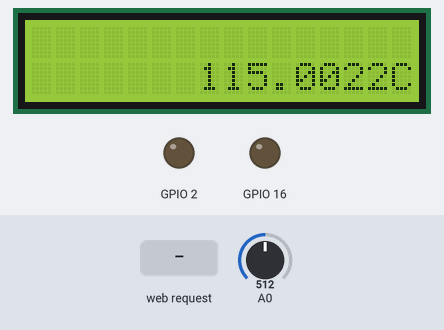
The sketch below on a simulated ESP8266 (NodeMCU). Parts: 16×2 character LCD, output pins drawn as LEDs (lit = HIGH). The test bench sets the inputs (shaded band); at power-on: A0 = 512. WiFi joins after 1.5 s; servers stay silent unless stated; what the sketch prints to the serial monitor is not drawn.

Above: at 5.7 s.
5.8 s: HTTP request GET /ac/1/on received
At 6.5 s:
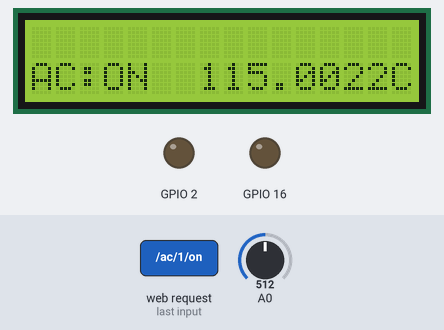
7.3 s: HTTP request GET /ac/1/off received
At 8.6 s:
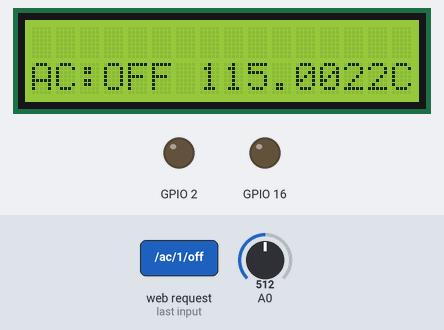
9.0 s: HTTP request GET /light/1/on received
At 10.3 s:
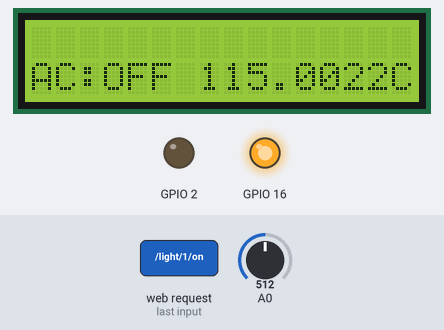
10.6 s: HTTP request GET /light/2/on received
At 11.3 s:
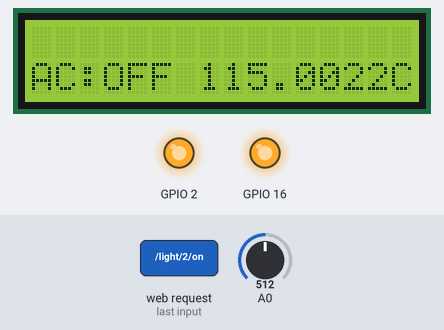
12.3 s: HTTP request GET /light/1/off received
At 13.3 s:
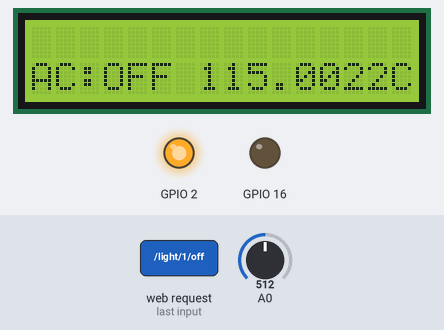
13.9 s: A0 set to 716
At 15.2 s:
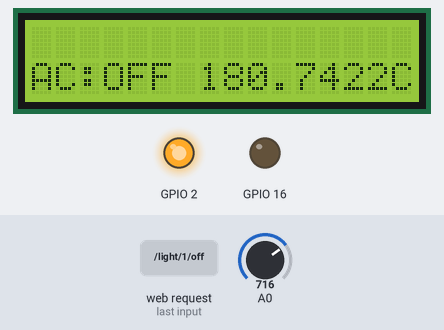
Timing chart, 0 to 16.6 s (numbered marks = the images above; inputs shaded):
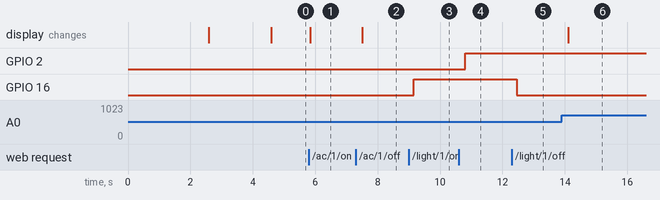

The sketch:

MainController.ino
```cpp
#include <ESP8266WiFi.h>
#include <WiFiClient.h>
#include <ESP8266WebServer.h>

#include <Wire.h>
#include <LiquidCrystal_I2C.h>

// Replace with your network credentials
const char* ssid = "MU-STUDENT-1";
const char* password = "mahedubai";

ESP8266WebServer server(80);   //instantiate server at port 80 (http port)

// Set the LCD address to 0x27 for a 16 chars and 2 line display
LiquidCrystal_I2C lcd(0x3F, 16, 2);

double tempratureData;
String IP;
int curr_IP = 0;

void setup(void) {

  // PLAYGROUND ---------------------------------------------

  //---------------------------------------------------------

  // SETTING UP PINS
  pinMode(A0, INPUT);
  pinMode(16, OUTPUT);
  pinMode(2, OUTPUT);

  delay(1000);
  Serial.begin(115200);
  WiFi.begin(ssid, password); //begin WiFi connection
  Serial.println("");

  // Wait for connection
  while (WiFi.status() != WL_CONNECTED) {
    delay(500);
    Serial.print(".");
  }
  Serial.println("");
  Serial.print("Connected to ");
  Serial.println(ssid);
  Serial.print("IP address: ");
  Serial.println(WiFi.localIP());

  // SHOW HOST IP
  IP = WiFi.localIP().toString();
  int sumDot = 0; int x;
  for (x = 0; x < IP.length(); x++) {
    if (IP[x] == '.') {
      sumDot++;
      if (sumDot == 3) {
        break;
      }
    }
  };

  String host_IP = "";
  for (x + 1; x < IP.length(); x++) {
    host_IP += IP[x];
  }

  // Turn on the blacklight and print a message.
  lcd.begin();
  lcd.clear();
  lcd.backlight();
  lcd.print("IP:");
  // Serial.println("Length of the IP" + String(IP.length()));
  lcd.print(WiFi.localIP());
  delay(2000);
  lcd.clear();

  // ROUTE For Temprature Data
  server.on("/getTemprature", []() {
    // Serial.println("Sending temprature data");
    server.send(200, "text/plain", String(tempratureData));
  });
  // --------------------------

  // Turn on/off the light
  // LIGHT #1 : LED ----------------------------------------------------
  server.on("/light/1/on", []() {
    digitalWrite(16, HIGH);
    Serial.println("Light #1 is ON");
    server.send(200, "text/plain", "Light #1 ON");
  });

  server.on("/light/1/off", []() {
    digitalWrite(16, LOW);
    Serial.println("Light #1 is OFF");
    server.send(200, "text/plain", "Light #1 OFF");
  });

  server.on("/light/1/status", []() {
    Serial.println("Sending light #1 status");
    server.send(200, "text/plain", String(digitalRead(16)));
  });

  // LIGHT #2 : RELAY ----------------------------------------------------
  server.on("/light/2/on", []() {
    digitalWrite(2, HIGH);
    Serial.println("Light #2 is ON");
    server.send(200, "text/plain", "Light #1 ON");
  });

  server.on("/light/2/off", []() {
    digitalWrite(2, LOW);
    Serial.println("Light #2 is OFF");
    server.send(200, "text/plain", "Light #1 OFF");
  });

  server.on("/light/2/status", []() {
    Serial.println("Sending light #2 status");
    server.send(200, "text/plain", String(digitalRead(2)));
  });
  // --------------------------

  // AC : LCD ----------------------------------------------------
  String ac_stat;
  server.on("/ac/1/on", []() {
    lcd.setCursor(0, 1);
    // ac_stat = "1"
    lcd.print("AC:ON ");
    Serial.println("AC is ON");
    server.send(200, "text/plain", "AC");
  });

  server.on("/ac/1/off", []() {
    lcd.setCursor(0, 1);
    // ac_stat = "0"
    lcd.print("AC:OFF");
    Serial.println("AC is OFF");
    server.send(200, "text/plain", "AC");
  });

  server.on("/ac/1/sch", []() {
    String timeSch = server.arg("time");
    Serial.print("Getting time for scheduling: ");
    Serial.println(timeSch);
    // SCHEDULING --------------------------------
    lcd.setCursor(5, 0);
    lcd.print(timeSch);
    //--------------------------------------------
    server.send(200, "text/plain", "SCHEDULING");
  });

  server.on("/ac/1/status", []() {
    lcd.setCursor(0, 1);
    lcd.print("AC:OFF");
    Serial.println("Sending AC data");
    server.send(200, "text/plain", "AC");
  });

  // ----------------------------------------------------

  // TEMP --------------------------------
  lcd.setCursor(13, 1);
  lcd.print("22C");
  //--------------------------------------------

  server.begin();
  Serial.println("Web server started!");
}

int val;

void loop(void) {
  // PLAYGROUND --------------------------------------------

  //---------------------------------------------------------

  //TEMP DATA-----------------------------------------------
  int reading = analogRead(0);
  // measure the 3.3v with a meter for an accurate value
  //In particular if your Arduino is USB powered
  float voltage = reading * 3.3;
  voltage /= 1024.0;
  // now print out the temperature
  tempratureData = (voltage - 0.5) * 100;
  //---------------------------------------------------------

  // SHOW TEMP ON LCD ---------------------------------------
  lcd.setCursor(7, 1);
  lcd.print(tempratureData);
  //---------------------------------------------------------

  // SHOW IP --------------------------------------------------
  //  lcd.setCursor(0,0);
  //  lcd.print(IP[curr_IP]);
  //  curr_IP++;
  //  if(curr_IP == IP.length()-1){
  //    curr_IP = 0;
  //  }
  //-----------------------------------------------------------


  server.handleClient();
  delay(200);
}
```

Measured:
- after the input at 5.8 s, the display: changes at once (image 1)
- after the input at 7.3 s, the display: changes after 0.20 s (image 2)
- after the input at 9.0 s, GPIO 16: LOW → HIGH after 0.15 s
- after the input at 10.6 s, GPIO 2: LOW → HIGH after 0.21 s
- after the input at 12.3 s, GPIO 16: HIGH → LOW after 0.16 s
- after the input at 13.9 s, the display: changes after 0.21 s (image 6)
